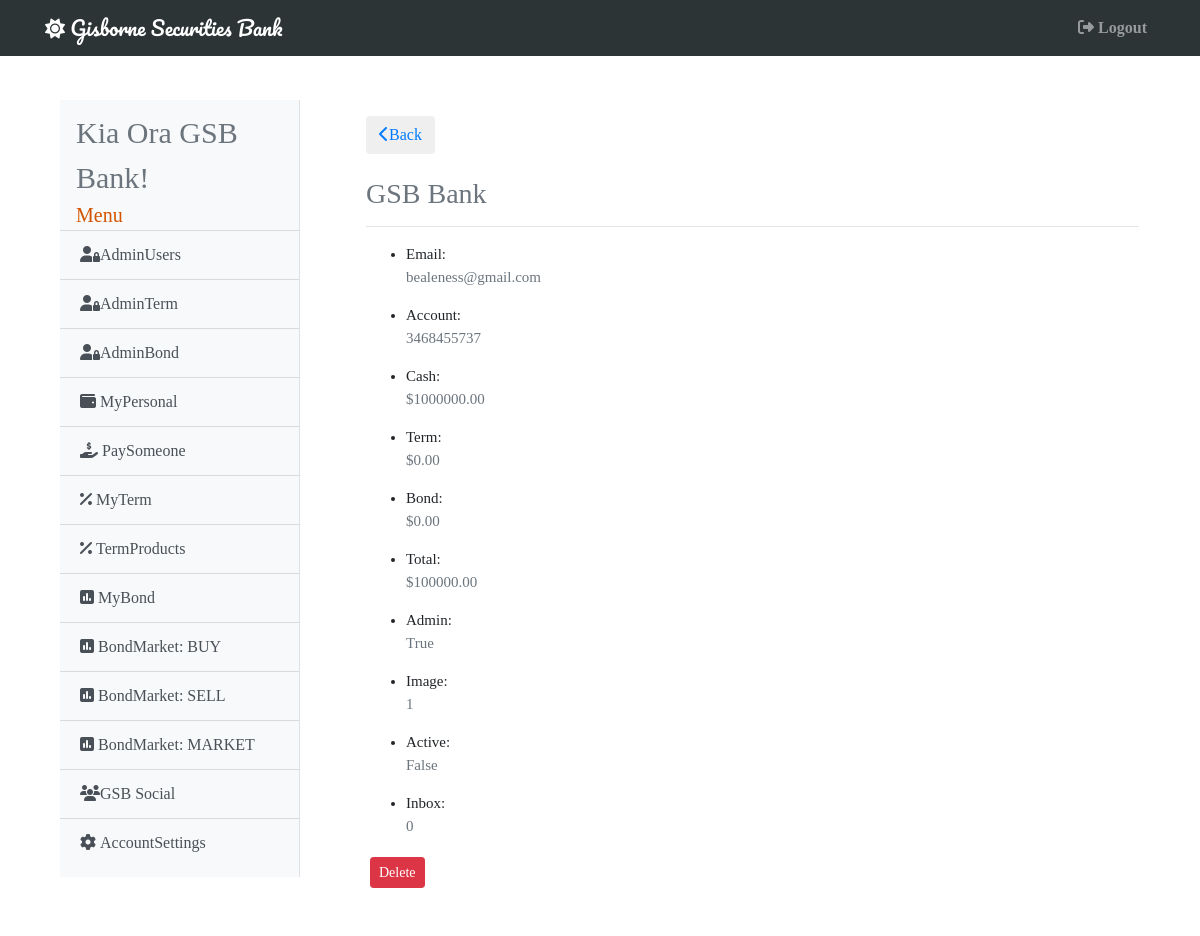
/user/1 (signed in), run on the app's committed database.
### gsb/models.py (models this page shows, shortened)
class User(db.Model, UserMixin):
    id = db.Column(db.Integer, primary_key=True)
    username = db.Column(db.String(20), unique=True, nullable=False)
    email = db.Column(db.String(120), unique=True, nullable=False)
    password = db.Column(db.String(60), nullable=False)
    account = db.Column(db.BigInteger, unique=True, nullable=False)
    cash = db.Column(db.Numeric(20, 2), nullable=False)
    admin =  db.Column(db.Boolean, default=False, nullable=False)
    active =  db.Column(db.Boolean, default=False, nullable=False)
    market =  db.Column(db.Boolean, default=False, nullable=False)
    image = db.Column(db.Integer, default=1, nullable=False)
    inbox = db.Column(db.Integer, default=0, nullable=False)
    term = db.Column(db.Numeric(20, 2), nullable=False)
    bond = db.Column(db.Numeric(20, 2), nullable=False)
    total = db.Column(db.Numeric(20, 2), nullable=False)
    terms = db.relationship('Term', secondary="terms")
    bonds = db.relationship('Bond', secondary="bonds")
    buys = db.relationship('Bond', secondary="buys")
    sells = db.relationship('Bond', secondary="sells")
    receives = db.relationship('Receives', lazy='dynamic', backref='receiver')
    sends = db.relationship('Sends', lazy='dynamic', backref='sender')
    posts = db.relationship('Statuses', lazy='dynamic', backref='poster')
    messages = db.relationship('Messages', lazy='dynamic', backref='messager')

### gsb/admin/routes.py (the view)
@admin.route('/user/<int:user_id>')
def user(user_id):
    if current_user.admin != True:
        abort(403)
    user = User.query.get_or_404(user_id)
    return render_template('admin/user.html', title=user.id, user=user)

### gsb/models.py (called while the page is built)
@login_manager.user_loader
def load_user(user_id):
    return User.query.get(int(user_id))

### gsb/templates/admin/user.html (shortened to what this page needs)
{% extends 'base.html' %}
{% block content %}
<div class="card-body shadow-lg p-3 mb-5 bg-white rounded" style="font-size: 15px;">
    <button class="btn">
        <a href="{{ url_for('admin.admin_users') }}"><i class="fas fa-chevron-left"></i>Back</a>
    </button>
    <br>
    <br>
        <h3 class="text-muted">{{ user.username }}</h3>
        <hr>
            <ul>
                <li>Email: <p class="text-muted">{{ user.email }}</p></li>
                <li>Account: <p class="text-muted">{{ user.account }}</p></li>
                <li>Cash: <p class="text-muted">${{ user.cash }}</p></li>
                <li>Term: <p class="text-muted">${{ user.term }}</p></li>
                <li>Bond: <p class="text-muted">${{ user.bond }}</p></li>
                <li>Total: <p class="text-muted">${{ user.total }}</p></li>
                <li>Admin: <p class="text-muted">{{ user.admin }}</p></li>
                <li>Image: <p class="text-muted">{{ user.image }}</p></li>
                <li>Active: <p class="text-muted">{{ user.active }}</p></li>
                <li>Inbox: <p class="text-muted">{{ user.inbox }}</p></li>
            </ul>
            <div>
                    <button type="button" class="btn btn-danger btn-sm m-1" data-toggle="modal" data-target="#deleteModal">Delete</button>
            </div>
</div>
{% endblock %}

### gsb/templates/base.html (shortened to what this page needs)
<!DOCTYPE html>
<html>
<head>
    <link rel="stylesheet" href="https://maxcdn.bootstrapcdn.com/bootstrap/4.0.0/css/bootstrap.min.css">
</head>
{% if current_user.image == 1 %}
  <body style="background-image: url('https://upload.wikimedia.org/wikipedia/commons/4/4f/Gisborne_NZ_Sunrise_Waikanae_Beach.jpg');
              background-size: cover; font-family: 'Noto+Serif+SC', 'sans-serif';">
{% elif current_user.image == 2 %}
  <body style="background-image: url('https://upload.wikimedia.org/wikipedia/commons/f/fc/Gladstone_Road_in_Gisborne_02.jpg');
              background-size: cover; font-family: 'Noto+Serif+SC', 'sans-serif';">
{% elif current_user.image == 3 %}
  <body style="background-image: url('https://upload.wikimedia.org/wikipedia/commons/c/cb/Railway_Bridge_over_Turanganui_River%2C_Gisborne.jpg');
              background-size: cover; font-family: 'Noto+Serif+SC', 'sans-serif';">
{% endif %}
  <header class="site-header">
    {% if current_user.admin == True %}
      <nav class="navbar navbar-expand-md navbar-dark bg-steel fixed-top" style="max-width: vw100; background-color: #2d3436;">
    {% else %}
      <nav class="navbar navbar-expand-md navbar-dark bg-steel fixed-top" style="max-width: vw100; background-color: #d35400;">
    {% endif %}
      <div class="container">
        <a class="navbar-brand" style="font-family: 'Pacifico', 'sans-serif';" href="/"><i class="fas fa-sun"></i> Gisborne Securities Bank</a>
          <div class="navbar-nav">
            <a class="nav-item nav-link" href="{{ url_for('main.logout') }}"><b><i class="fas fa-sign-out-alt mr-1"></i>Logout</b></a>
          </div>
        </div>
    </nav>
  </header>
    <main role="main" class="container">
      <div class="row">
        <div class="col-md-3" style="padding-top: 100px; padding-left: 30px; padding-bottom: 30px;">
          <div class="bg-light border-right" id="sidebar-wrapper" style="padding-block: 10px;">
            <div class="sidebar-heading ml-3 text-muted" style="font-size: 30px;">Kia Ora {{ current_user.username }}!</div>
            <div class="sidebar-heading ml-3" style="font-size: 20px; color: #d35400;">Menu</div>
            <div class="list-group list-group-flush">
            {% if current_user.admin == True %}
              <a href="{{ url_for('admin.admin_users') }}" class="list-group-item list-group-item-action bg-light"><i class="fas fa-user-lock"></i>AdminUsers</a>
              <a href="{{ url_for('admin.admin_term') }}" class="list-group-item list-group-item-action bg-light"><i class="fas fa-user-lock"></i>AdminTerm</a>
              <a href="{{ url_for('admin.admin_bond') }}" class="list-group-item list-group-item-action bg-light"><i class="fas fa-user-lock"></i>AdminBond</a>
            {% endif %}
              <a href="{{ url_for('main.my_personal') }}" class="list-group-item list-group-item-action bg-light"><i class="fas fa-wallet mr-1"></i>MyPersonal</a>
              <a href="{{ url_for('main.pay_someone') }}" class="list-group-item list-group-item-action bg-light"><i class="fas fa-hand-holding-usd mr-1"></i>PaySomeone</a>
              <a href="{{ url_for('term.my_term')}}" class="list-group-item list-group-item-action bg-light"><i class="fas fa-percent mr-1"></i>MyTerm</a>
              <a href="{{ url_for('term.term_products') }}" class="list-group-item list-group-item-action bg-light"><i class="fas fa-percent mr-1"></i>TermProducts</a>
              <a href="{{ url_for('bond.my_bond') }}" class="list-group-item list-group-item-action bg-light"><i class="fas fa-poll mr-1"></i>MyBond</a>
              <a href="{{ url_for('bond.buy_bond') }}" class="list-group-item list-group-item-action bg-light"><i class="fas fa-poll mr-1"></i>BondMarket: BUY</a>
              <a href="{{ url_for('bond.sell_bond') }}" class="list-group-item list-group-item-action bg-light"><i class="fas fa-poll mr-1"></i>BondMarket: SELL</a>
              <a href="{{ url_for('bond.bond_market') }}" class="list-group-item list-group-item-action bg-light"><i class="fas fa-poll mr-1"></i>BondMarket: MARKET</a>
              <a href="{{ url_for('main.gsb_social')}}" class="list-group-item list-group-item-action bg-light"><i class="fas fa-users"></i>GSB Social</a>
              <a href="{{ url_for('main.account_settings') }}" class="list-group-item list-group-item-action bg-light"><i class="fas fa-cog mr-1"></i>AccountSettings</a>
            </div>
          </div>
        </div>
        <div class="col-md-9" style="padding-top: 100px; padding-left: 35px;">
          {% block content %}{% endblock %}
        </div>
        </div>
    </main>
</body>
</html>

### data on the page
User: username "GSB Bank", email "bealeness@gmail.com", account "3468455737", cash "1000000.00", term "0.00", bond "0.00", total "100000.00", admin "True", image "1", active "False", inbox "0"
